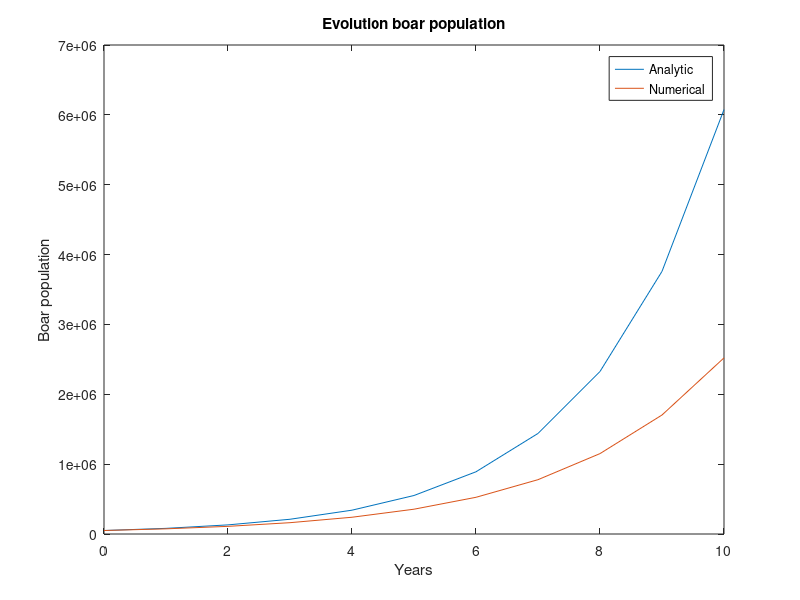

Write MATLAB code to recreate this figure.
% Solve the problem numerically and compare with analytic solution
clearvars
clc
close all

t = linspace(0,10,11);
r = 0.48;
N_0 = 50e3;

%% Numerical
N_n = zeros(1,11);
N_n(1)= N_0;
for i=2:length(t)
    N_n(i) = N_n(i-1) + N_n(i-1) * r;
end

%% Analytical
N_a = N_0 .* exp(r.*t);

%% Plot
plot(t,N_a)
hold on
plot(t,N_n)
xlabel('Years')
ylabel('Boar population')
title('Evolution boar population')
legend('Analytic', 'Numerical')